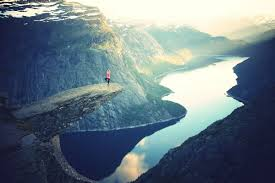
%> input picture Assignment_0/a.jpeg, 275 x 183 px
$ octave --eval "result = Q2d(imread('a.jpeg'));"   (GNU Octave 9; MATLAB toolbox functions it lacks are replaced by stand-ins)
%> lines starting %> are read from the running program, lines starting %| are printed output that depends on the picture
### Assignment_0/Q2b.m
function result=Q2n (im)
    result=rgb2gray(im);
    result=fliplr(result)
end

### Assignment_0/Q2d.m
function result=Q2d (im)
    gray=rgb2gray(im);
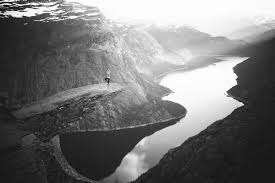
%> gray: size 183x275 uint8; min 1, max 255, mean 118.4
    gray=im2double(gray);
%> gray: size 183x275 double
    mirror=Q2b(im);
%> in Q2n, `result=fliplr(result)`:
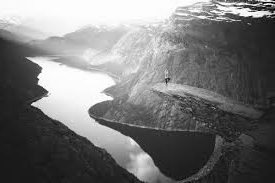
%> result: size 183x275 uint8; min 1, max 255, mean 118.4; mean of the top-left, top-right, bottom-left and bottom-right quarters 198, 124, 89.5, 63.6
    mirror=im2double(mirror);
    result=(gray+mirror)/2;
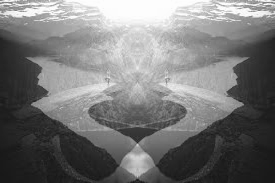
%> result: size 183x275 double; min 0.0804, max 0.996, mean 0.464

end
